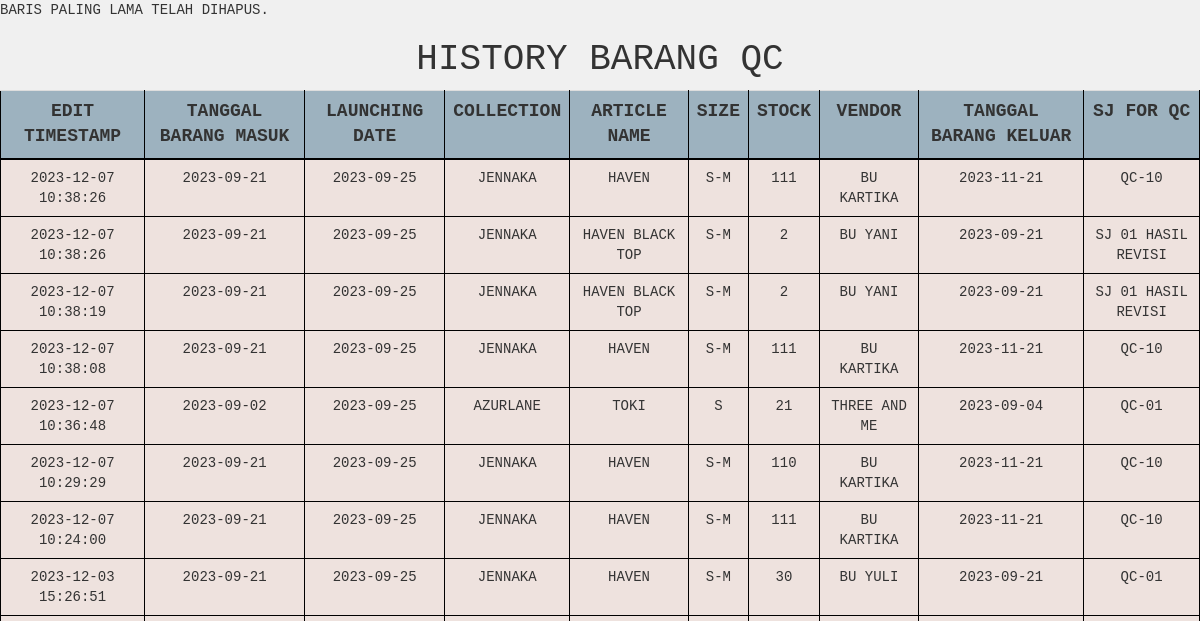
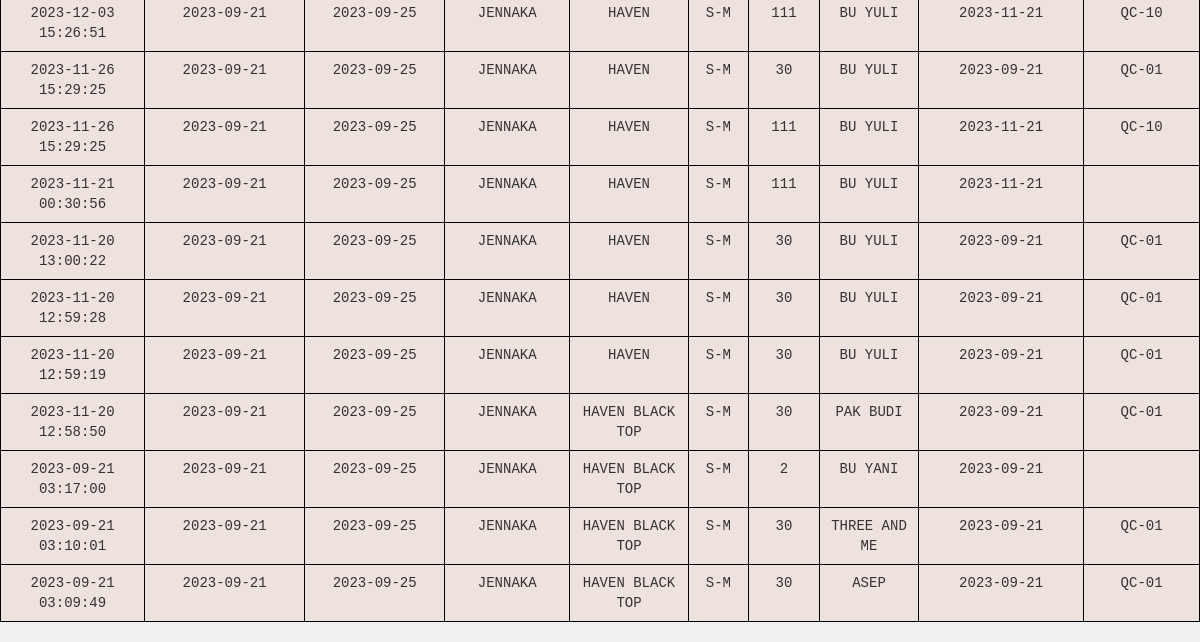
The app's page /produksi/barangqc/barangqc_history.php (signed in), older data (2 pictures, top to bottom).
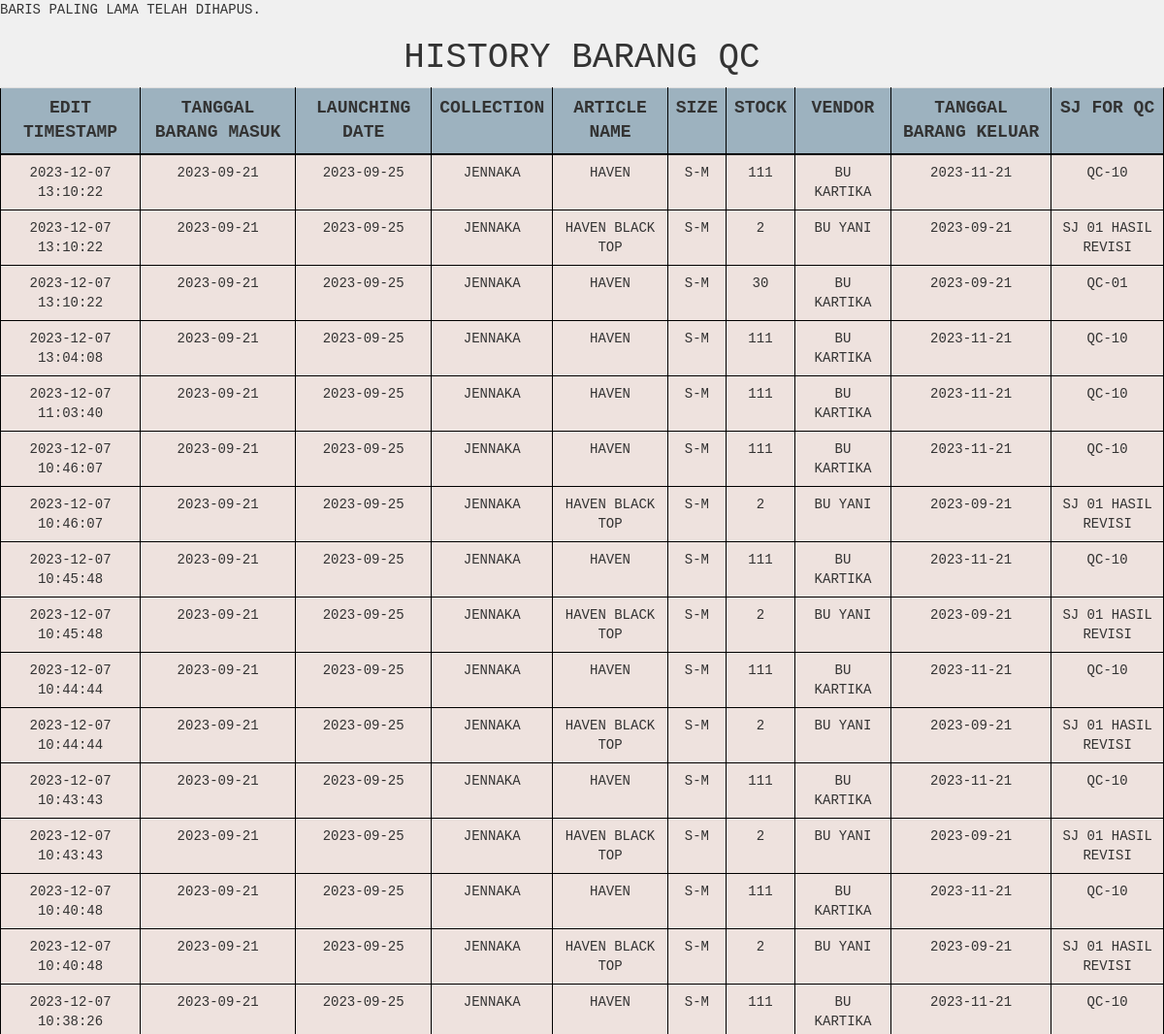
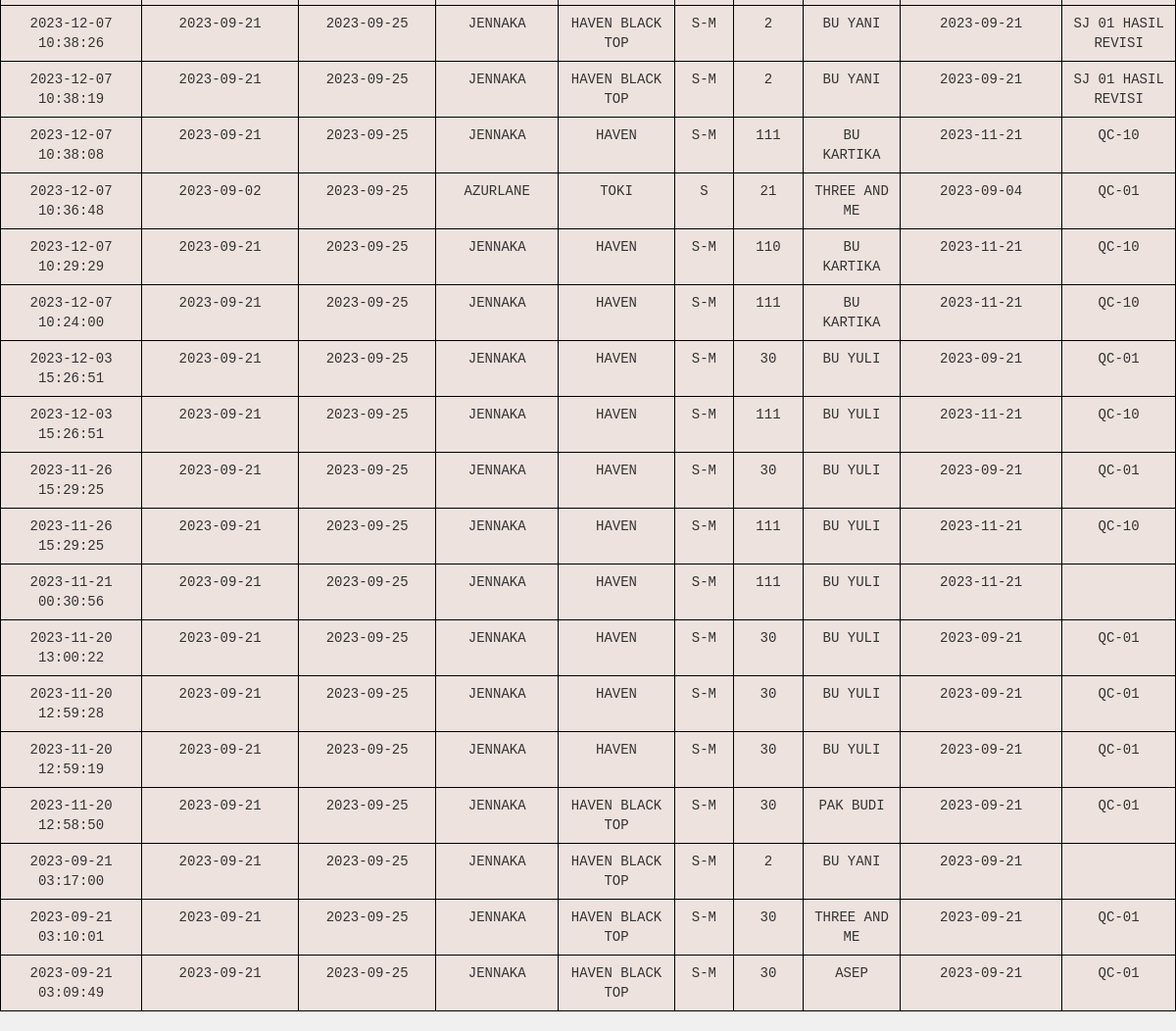
The same page, newer data (2 pictures, top to bottom).
### tables this page shows
CREATE TABLE `barangqc_history` (
  `id` int(25) NOT NULL,
  `idbarang_qc` int(25) NOT NULL,
  `tgl_brg_masuk` date NOT NULL,
  `launching_date` date NOT NULL,
  `collection` varchar(255) NOT NULL,
  `article_name` varchar(255) NOT NULL,
  `size` varchar(15) NOT NULL,
  `stock` int(255) NOT NULL,
  `vendor` varchar(255) NOT NULL,
  `tgl_brg_keluar` date NOT NULL,
  `sj_for_qc` varchar(255) NOT NULL,
  `idbarang_vendor` int(25) NOT NULL,
  `idbarang_inpayet` int(25) NOT NULL,
  `idbarang_inrevisi` int(255) NOT NULL,
  `edit_timestamp` timestamp NOT NULL DEFAULT current_timestamp()
);

### produksi/barangqc/barangqc_history.php (the view, shortened to what this page needs)
<?php
$servername = "localhost";
$username = "root";
$password = "";
$dbname = "gudangjenna";
$conn = mysqli_connect($servername, $username, $password, $dbname);
$sql = "SELECT * FROM barangqc_history ORDER BY edit_timestamp DESC";
$result = mysqli_query($conn, $sql);
?>
<!DOCTYPE html>
<html>
<head>
    <link href="../../vendor/css/bootstrap/bootstrap.min.css" rel="stylesheet">
    <link href="../../vendor/css/bootstrap/bootstrap.css" rel="stylesheet">
    <link href="../../vendor/font-awesome/css/font-awesome.min.css" rel="stylesheet" type="text/css">
    <link href="../../css/tabel.css" rel="stylesheet">
</head>
<body>
    <h1 style="text-align: center;">History Barang QC</h1>
    <table class="table table-hover">
        <tr>
            <th>Edit Timestamp</th>
            <th>Tanggal Barang Masuk</th>
            <th>Launching Date</th>
            <th>Collection</th>
            <th>Article Name</th>
            <th>Size</th>
            <th>Stock</th>
            <th>Vendor</th>
            <th>Tanggal Barang Keluar</th>
            <th>SJ For Qc</th>
        </tr>
        <?php
        while ($row = mysqli_fetch_assoc($result)) {
            echo "<tr>";
            echo "<td>" . $row['edit_timestamp'] . "</td>";
            echo "<td>" . $row['tgl_brg_masuk'] . "</td>";
            echo "<td>" . $row['launching_date'] . "</td>";
            echo "<td>" . $row['collection'] . "</td>";
            echo "<td>" . $row['article_name'] . "</td>";
            echo "<td>" . $row['size'] . "</td>";
            echo "<td>" . $row['stock'] . "</td>";
            echo "<td>" . $row['vendor'] . "</td>";
            echo "<td>" . $row['tgl_brg_keluar'] . "</td>";
            echo "<td>" . $row['sj_for_qc'] . "</td>";
            echo "</tr>";
        }
        ?>
    </table>
</body>
</html>

Row changes from the older to the newer data that the page shows:
added barangqc_history: edit_timestamp "2023-12-07 13:10:22", tgl_brg_masuk "2023-09-21", launching_date "2023-09-25", collection "JENNAKA", article_name "HAVEN", size "S-M", stock "111", vendor "BU KARTIKA", tgl_brg_keluar "2023-11-21", sj_for_qc "QC-10"
added barangqc_history: edit_timestamp "2023-12-07 13:10:22", tgl_brg_masuk "2023-09-21", launching_date "2023-09-25", collection "JENNAKA", article_name "HAVEN BLACK TOP", size "S-M", stock "2", vendor "BU YANI", tgl_brg_keluar "2023-09-21", sj_for_qc "SJ 01 HASIL REVISI"
added barangqc_history: edit_timestamp "2023-12-07 13:10:22", tgl_brg_masuk "2023-09-21", launching_date "2023-09-25", collection "JENNAKA", article_name "HAVEN", size "S-M", stock "30", vendor "BU KARTIKA", tgl_brg_keluar "2023-09-21", sj_for_qc "QC-01"
added barangqc_history: edit_timestamp "2023-12-07 13:04:08", tgl_brg_masuk "2023-09-21", launching_date "2023-09-25", collection "JENNAKA", article_name "HAVEN", size "S-M", stock "111", vendor "BU KARTIKA", tgl_brg_keluar "2023-11-21", sj_for_qc "QC-10"
added barangqc_history: edit_timestamp "2023-12-07 11:03:40", tgl_brg_masuk "2023-09-21", launching_date "2023-09-25", collection "JENNAKA", article_name "HAVEN", size "S-M", stock "111", vendor "BU KARTIKA", tgl_brg_keluar "2023-11-21", sj_for_qc "QC-10"
added barangqc_history: edit_timestamp "2023-12-07 10:46:07", tgl_brg_masuk "2023-09-21", launching_date "2023-09-25", collection "JENNAKA", article_name "HAVEN", size "S-M", stock "111", vendor "BU KARTIKA", tgl_brg_keluar "2023-11-21", sj_for_qc "QC-10"
added barangqc_history: edit_timestamp "2023-12-07 10:46:07", tgl_brg_masuk "2023-09-21", launching_date "2023-09-25", collection "JENNAKA", article_name "HAVEN BLACK TOP", size "S-M", stock "2", vendor "BU YANI", tgl_brg_keluar "2023-09-21", sj_for_qc "SJ 01 HASIL REVISI"
added barangqc_history: edit_timestamp "2023-12-07 10:45:48", tgl_brg_masuk "2023-09-21", launching_date "2023-09-25", collection "JENNAKA", article_name "HAVEN", size "S-M", stock "111", vendor "BU KARTIKA", tgl_brg_keluar "2023-11-21", sj_for_qc "QC-10"
added barangqc_history: edit_timestamp "2023-12-07 10:45:48", tgl_brg_masuk "2023-09-21", launching_date "2023-09-25", collection "JENNAKA", article_name "HAVEN BLACK TOP", size "S-M", stock "2", vendor "BU YANI", tgl_brg_keluar "2023-09-21", sj_for_qc "SJ 01 HASIL REVISI"
added barangqc_history: edit_timestamp "2023-12-07 10:44:44", tgl_brg_masuk "2023-09-21", launching_date "2023-09-25", collection "JENNAKA", article_name "HAVEN", size "S-M", stock "111", vendor "BU KARTIKA", tgl_brg_keluar "2023-11-21", sj_for_qc "QC-10"
added barangqc_history: edit_timestamp "2023-12-07 10:44:44", tgl_brg_masuk "2023-09-21", launching_date "2023-09-25", collection "JENNAKA", article_name "HAVEN BLACK TOP", size "S-M", stock "2", vendor "BU YANI", tgl_brg_keluar "2023-09-21", sj_for_qc "SJ 01 HASIL REVISI"
added barangqc_history: edit_timestamp "2023-12-07 10:43:43", tgl_brg_masuk "2023-09-21", launching_date "2023-09-25", collection "JENNAKA", article_name "HAVEN", size "S-M", stock "111", vendor "BU KARTIKA", tgl_brg_keluar "2023-11-21", sj_for_qc "QC-10"
added barangqc_history: edit_timestamp "2023-12-07 10:43:43", tgl_brg_masuk "2023-09-21", launching_date "2023-09-25", collection "JENNAKA", article_name "HAVEN BLACK TOP", size "S-M", stock "2", vendor "BU YANI", tgl_brg_keluar "2023-09-21", sj_for_qc "SJ 01 HASIL REVISI"
added barangqc_history: edit_timestamp "2023-12-07 10:40:48", tgl_brg_masuk "2023-09-21", launching_date "2023-09-25", collection "JENNAKA", article_name "HAVEN", size "S-M", stock "111", vendor "BU KARTIKA", tgl_brg_keluar "2023-11-21", sj_for_qc "QC-10"
added barangqc_history: edit_timestamp "2023-12-07 10:40:48", tgl_brg_masuk "2023-09-21", launching_date "2023-09-25", collection "JENNAKA", article_name "HAVEN BLACK TOP", size "S-M", stock "2", vendor "BU YANI", tgl_brg_keluar "2023-09-21", sj_for_qc "SJ 01 HASIL REVISI"
